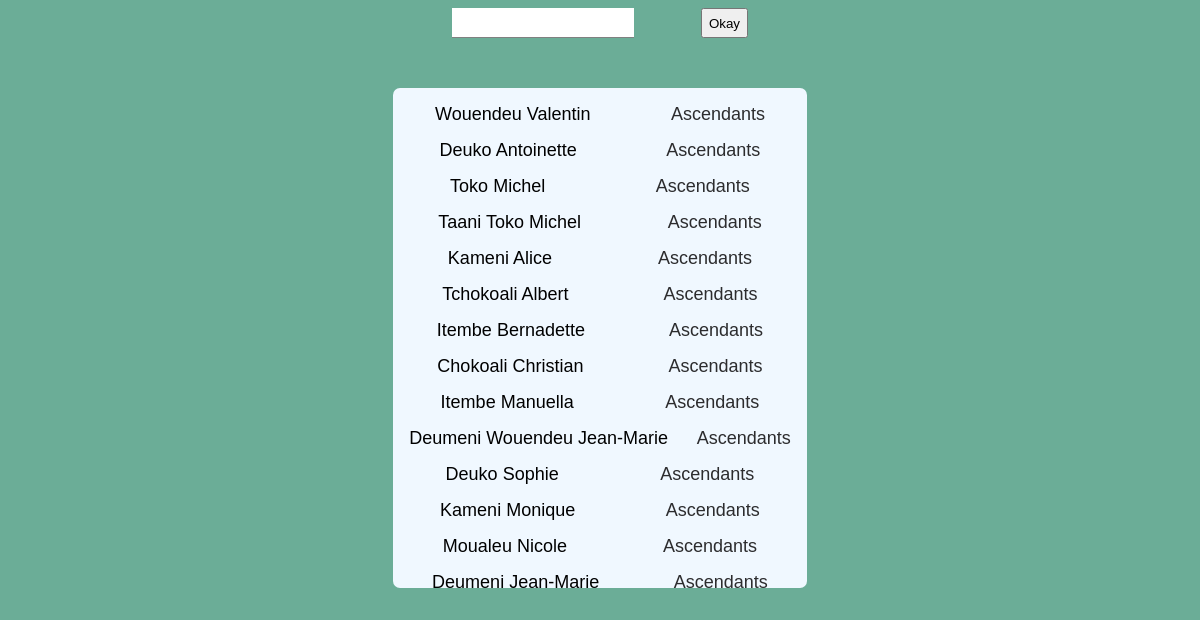
Screenshot of /lis with the database file from the repository.
### arbre/models.py (models this page shows, shortened)
class Personne(models.Model):
    SEXE_CHOICES = [("homme", "homme"), ("femme", "femme")]
    user_name = models.CharField(max_length=20, unique=True)
    name = models.CharField(max_length=20)
    last_name = models.CharField(max_length=20)
    sexe = models.CharField(max_length=40, choices=SEXE_CHOICES, blank=True)
    pere = models.IntegerField(blank=True, null=True)
    mere = models.IntegerField(blank=True, null=True)

### arbre/views.py (the view)
# urls.py: path('lis', views.liste),
def liste(req: WSGIRequest):
    lis = Personne.objects.all()
    return render(req, 'liste.html', {"lis": lis})

### templates/liste.html (shortened to what this page needs)
<!DOCTYPE html>
<html lang="en">
<head>
</head>
<body>
    <div class="first">
        <div class="cet">
            <input type="text" name="user_name" class="user">
            <button type="submit">Okay</button>
        </div>
    </div>
    <div class="co">
        <div class="ce">
            <table>
                {% for el in lis%}
                <tr class="el">
                    <td class="texte">{{el.name}} {{el.last_name}}</td>
                    <td><a href="{% url 'asce' el.id %}" class="li">Ascendants</a></td>
                </tr>
                {% endfor %}
            </table>
        </div>
    </div>
</body>
</html>

### templates/liste.html (style rules this page uses)
body { background-color: rgb(107, 173, 151); padding: 0; }
.co { display: flex; justify-content: center; width: 100%; height: 500px; margin-top: 50px; font-size: 18; }
.ce { overflow: scroll; width: 35%; height: 100%; border-radius: 7px; background-color: aliceblue; }
.el { display: flex; width: 100%; justify-content: space-around; font-size: large; font-family: 'Gill Sans', 'Gill Sans MT', Calibri, 'Trebuchet MS', sans-serif; margin-top: 13px; }
.li { color: rgb(44, 44, 46); text-decoration: none; }
table { width: 100%; }
.first { display: flex; justify-content: center; width: 100%; height: 30px; }
.cet { display: flex; justify-content: space-between; width: 25%; height: 100%; }
.user { width: 60%; border: 0; border-bottom: 1px solid gray; }

### rows the page displays
Personne: name "Wouendeu", last_name "Valentin"
Personne: name "Deuko", last_name "Antoinette"
Personne: name "Toko", last_name "Michel"
Personne: name "Taani Toko", last_name "Michel"
Personne: name "Kameni", last_name "Alice"
Personne: name "Tchokoali", last_name "Albert"
Personne: name "Itembe", last_name "Bernadette"
Personne: name "Chokoali", last_name "Christian"
Personne: name "Itembe", last_name "Manuella"
Personne: name "Deumeni Wouendeu", last_name "Jean-Marie"
Personne: name "Deuko", last_name "Sophie"
Personne: name "Kameni", last_name "Monique"
Personne: name "Moualeu", last_name "Nicole"
Personne: name "Deumeni", last_name "Jean-Marie"
